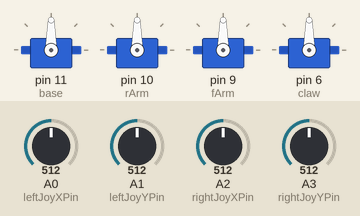
Recording of a sketch running on a simulated Arduino Uno, built with avr-gcc and run on an emulated ATmega328P. Parts: 4 × servo. The test bench sets the inputs (shaded band); at power-on: A0 (leftJoyXPin) = 512, A2 (rightJoyXPin) = 512, A1 (leftJoyYPin) = 512, A3 (rightJoyYPin) = 512. What the sketch prints to the serial monitor is not drawn.

Above: at 2.3 s.
2.4 s: A0 (leftJoyXPin) set to 556
3.9 s: A0 (leftJoyXPin) set to 591
At 4.37 s:
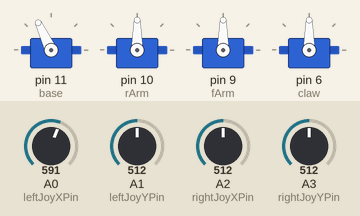
At 6.6 s:
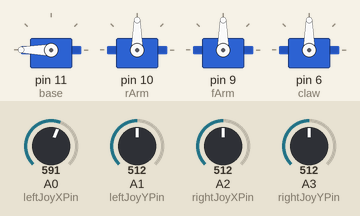
6.9 s: A2 (rightJoyXPin) set to 564
8.4 s: A2 (rightJoyXPin) set to 581
At 9.4 s:
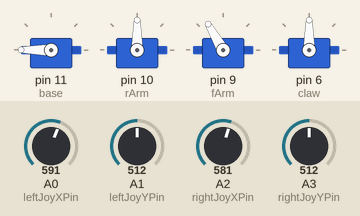
10.4 s: A1 (leftJoyYPin) set to 464
11.9 s: A1 (leftJoyYPin) set to 443
At 13.8 s:
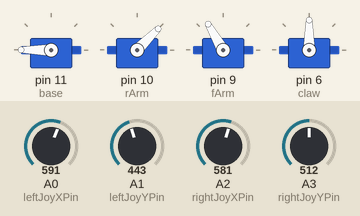
Timing chart, 0 to 15.2 s (numbered marks = the images above; inputs shaded):
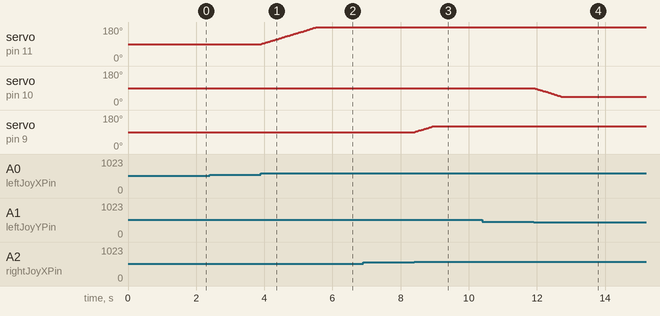

The sketch:

task1_basic.ino
```cpp
/*
  任务一：机械臂基础控制 + 串口通信 + 摇杆操控
  机器人学院十二期二面考核 - 算法方向

  基于太极创客 MeArm 教程风格

  指令列表：
    b + 数字  → 底座转到指定角度   例如: b90
    r + 数字  → 大臂转到指定角度   例如: r45
    f + 数字  → 小臂转到指定角度   例如: f120
    c + 数字  → 夹爪转到指定角度   例如: c30
    o         → 输出所有舵机当前角度
    h         → 加速（减小DSD）
    l         → 减速（增大DSD）

  双摇杆控制：
    左摇杆左右 → 底座旋转
    左摇杆前后 → 大臂抬落
    右摇杆左右 → 小臂伸缩
    右摇杆前后 → 夹爪开合
*/

#include <Servo.h>  // 使用Servo库

Servo base, rArm, fArm, claw;  // 创建4个舵机对象

// 存储电机极限值（const指定该数值为常量，程序运行中不能改变）
const int baseMin = 0;
const int baseMax = 180;
const int rArmMin = 45;
const int rArmMax = 180;
const int fArmMin = 35;
const int fArmMax = 120;
const int clawMin = 25;
const int clawMax = 100;

// 当前各舵机角度
int basePos = 90;
int rArmPos = 90;
int fArmPos = 90;
int clawPos = 90;

int DSD = 15;  // Default Servo Delay（默认电机运动延迟时间）
               // 增大此数值降低电机运行速度

// 左摇杆引脚
const int leftJoyXPin  = A0;  // 左摇杆X轴（左右 → 底座旋转）
const int leftJoyYPin  = A1;  // 左摇杆Y轴（前后 → 大臂抬落）

// 右摇杆引脚
const int rightJoyXPin = A2;  // 右摇杆X轴（左右 → 小臂伸缩）
const int rightJoyYPin = A3;  // 右摇杆Y轴（前后 → 夹爪开合）

// 摇杆死区
const int joyDeadZone = 60;

void setup() {
  base.attach(11);   // base 舵机连接引脚11，舵机代号 'b'
  delay(200);        // 稳定性等待
  rArm.attach(10);   // rArm 舵机连接引脚10，舵机代号 'r'
  delay(200);
  fArm.attach(9);    // fArm 舵机连接引脚9，舵机代号 'f'
  delay(200);
  claw.attach(6);    // claw 舵机连接引脚6，舵机代号 'c'
  delay(200);

  // 初始化角度
  base.write(90);
  delay(10);
  fArm.write(90);
  delay(10);
  rArm.write(90);
  delay(10);
  claw.write(90);
  delay(10);

  Serial.begin(9600);
  Serial.println("============================");
  Serial.println("   MeArm 任务一 - 基础控制");
  Serial.println("============================");
  Serial.println("指令：");
  Serial.println("  b + 数字 → 底座角度");
  Serial.println("  r + 数字 → 大臂角度");
  Serial.println("  f + 数字 → 小臂角度");
  Serial.println("  c + 数字 → 夹爪角度");
  Serial.println("  o        → 查看状态");
  Serial.println("  h        → 加速");
  Serial.println("  l        → 减速");
  Serial.println("============================");
}

void loop() {
  // 处理串口指令
  if (Serial.available() > 0) {
    char serialCmd = Serial.read();
    armDataCmd(serialCmd);
  }

  // 摇杆控制
  joystickControl();
}

// ============================================================
// 解析串口指令
// ============================================================
void armDataCmd(char serialCmd) {
  // 如果是 b/c/f/r，说明后面跟着角度数字
  if (serialCmd == 'b' || serialCmd == 'c' || serialCmd == 'f' || serialCmd == 'r') {
    int servoData = Serial.parseInt();
    servoCmd(serialCmd, servoData, DSD);  // 调用舵机移动函数
  }
  // 其他单字符指令
  else {
    switch (serialCmd) {
      case 'o':  // 输出舵机状态信息
        reportStatus();
        break;

      case 'h':  // 加速（减小延时）
        if (DSD > 1) {
          DSD--;
        }
        Serial.print("Speed up. DSD = ");
        Serial.println(DSD);
        break;

      case 'l':  // 减速（增大延时）
        if (DSD < 50) {
          DSD++;
        }
        Serial.print("Speed down. DSD = ");
        Serial.println(DSD);
        break;

      default:  // 未知指令
        Serial.println("Unknown Command.");
        break;
    }
  }
}

// ============================================================
// 单个舵机平滑移动
// 参数：舵机名称，目标角度，每步延时(ms)
// ============================================================
void servoCmd(char servoName, int toPos, int servoDelay) {
  int fromPos;  // 当前角度

  // 串口输出确认信息
  Serial.println("");
  Serial.print("+Command: Servo ");
  Serial.print(servoName);
  Serial.print(" to ");
  Serial.print(toPos);
  Serial.print(" at servoDelay value ");
  Serial.print(servoDelay);
  Serial.println(".");
  Serial.println("");

  switch (servoName) {
    // ====== 底座 base ======
    case 'b':
      if (toPos >= baseMin && toPos <= baseMax) {
        fromPos = base.read();

        if (fromPos <= toPos) {
          for (int i = fromPos; i <= toPos; i++) {
            base.write(i);
            delay(servoDelay);
          }
        } else {
          for (int i = fromPos; i >= toPos; i--) {
            base.write(i);
            delay(servoDelay);
          }
        }
        basePos = toPos;  // 更新当前角度记录
      } else {
        Serial.println("+Warning: Base Servo Value Out Of Limit!");
      }
      break;

    // ====== 大臂 rArm ======
    case 'r':
      if (toPos >= rArmMin && toPos <= rArmMax) {
        fromPos = rArm.read();

        if (fromPos <= toPos) {
          for (int i = fromPos; i <= toPos; i++) {
            rArm.write(i);
            delay(servoDelay);
          }
        } else {
          for (int i = fromPos; i >= toPos; i--) {
            rArm.write(i);
            delay(servoDelay);
          }
        }
        rArmPos = toPos;
      } else {
        Serial.println("+Warning: rArm Servo Value Out Of Limit!");
      }
      break;

    // ====== 小臂 fArm ======
    case 'f':
      if (toPos >= fArmMin && toPos <= fArmMax) {
        fromPos = fArm.read();

        if (fromPos <= toPos) {
          for (int i = fromPos; i <= toPos; i++) {
            fArm.write(i);
            delay(servoDelay);
          }
        } else {
          for (int i = fromPos; i >= toPos; i--) {
            fArm.write(i);
            delay(servoDelay);
          }
        }
        fArmPos = toPos;
      } else {
        Serial.println("+Warning: fArm Servo Value Out Of Limit!");
      }
      break;

    // ====== 夹爪 claw ======
    case 'c':
      if (toPos >= clawMin && toPos <= clawMax) {
        fromPos = claw.read();

        if (fromPos <= toPos) {
          for (int i = fromPos; i <= toPos; i++) {
            claw.write(i);
            delay(servoDelay);
          }
        } else {
          for (int i = fromPos; i >= toPos; i--) {
            claw.write(i);
            delay(servoDelay);
          }
        }
        clawPos = toPos;
      } else {
        Serial.println("+Warning: Claw Servo Value Out Of Limit!");
      }
      break;

    default:
      Serial.println("+Warning: Unknown servo name!");
      break;
  }
}

// ============================================================
// 输出舵机状态信息
// ============================================================
void reportStatus() {
  Serial.println("");
  Serial.println("--- Robot Arm Status ---");
  Serial.print("Base: ");  Serial.print(base.read());  Serial.print("°  (");
  Serial.print(baseMin);  Serial.print("-");  Serial.print(baseMax);  Serial.println(")");

  Serial.print("rArm: ");  Serial.print(rArm.read());  Serial.print("°  (");
  Serial.print(rArmMin);  Serial.print("-");  Serial.print(rArmMax);  Serial.println(")");

  Serial.print("fArm: ");  Serial.print(fArm.read());  Serial.print("°  (");
  Serial.print(fArmMin);  Serial.print("-");  Serial.print(fArmMax);  Serial.println(")");

  Serial.print("Claw: ");  Serial.print(claw.read());  Serial.print("°  (");
  Serial.print(clawMin);  Serial.print("-");  Serial.print(clawMax);  Serial.println(")");

  Serial.print("Speed (DSD): ");  Serial.println(DSD);
  Serial.println("-------------------------");
  Serial.println("");
}

// ============================================================
// 双摇杆控制（太极创客风格 - 自定义函数 + 阻塞式平滑移动）
//   左摇杆左右 → 底座旋转
//   左摇杆前后 → 大臂抬落
//   右摇杆左右 → 小臂伸缩
//   右摇杆前后 → 夹爪开合
// ============================================================
void joystickControl() {
  int leftJoyX  = analogRead(leftJoyXPin);   // 左摇杆X值
  int leftJoyY  = analogRead(leftJoyYPin);   // 左摇杆Y值
  int rightJoyX = analogRead(rightJoyXPin);  // 右摇杆X值
  int rightJoyY = analogRead(rightJoyYPin);  // 右摇杆Y值

  // 左摇杆左右 → 底座
  joyBaseControl(leftJoyX);

  // 左摇杆前后 → 大臂
  joyRArmControl(leftJoyY);

  // 右摇杆左右 → 小臂
  joyFArmControl(rightJoyX);

  // 右摇杆前后 → 夹爪
  joyClawControl(rightJoyY);
}

// ============================================================
// 左摇杆左右控制底座旋转
// ============================================================
void joyBaseControl(int joyVal) {
  int center = 512;
  int step = 5;  // 每次移动的角度

  if (joyVal - center > joyDeadZone) {
    // 摇杆向右 → 底座角度增加
    int target = basePos + step;
    if (target > baseMax) target = baseMax;
    if (target != basePos) {
      servoCmd('b', target, DSD);
    }
  }
  else if (center - joyVal > joyDeadZone) {
    // 摇杆向左 → 底座角度减小
    int target = basePos - step;
    if (target < baseMin) target = baseMin;
    if (target != basePos) {
      servoCmd('b', target, DSD);
    }
  }
}

// ============================================================
// 左摇杆前后控制大臂抬落
// ============================================================
void joyRArmControl(int joyVal) {
  int center = 512;
  int step = 5;

  if (joyVal - center > joyDeadZone) {
    // 摇杆向后 → 大臂抬起（角度增大）
    int target = rArmPos + step;
    if (target > rArmMax) target = rArmMax;
    if (target != rArmPos) {
      servoCmd('r', target, DSD);
    }
  }
  else if (center - joyVal > joyDeadZone) {
    // 摇杆向前 → 大臂落下（角度减小）
    int target = rArmPos - step;
    if (target < rArmMin) target = rArmMin;
    if (target != rArmPos) {
      servoCmd('r', target, DSD);
    }
  }
}

// ============================================================
// 右摇杆左右控制小臂伸缩
// ============================================================
void joyFArmControl(int joyVal) {
  int center = 512;
  int step = 5;

  if (joyVal - center > joyDeadZone) {
    // 摇杆向右 → 小臂伸出（角度增大）
    int target = fArmPos + step;
    if (target > fArmMax) target = fArmMax;
    if (target != fArmPos) {
      servoCmd('f', target, DSD);
    }
  }
  else if (center - joyVal > joyDeadZone) {
    // 摇杆向左 → 小臂收回（角度减小）
    int target = fArmPos - step;
    if (target < fArmMin) target = fArmMin;
    if (target != fArmPos) {
      servoCmd('f', target, DSD);
    }
  }
}

// ============================================================
// 右摇杆前后控制夹爪开合
// ============================================================
void joyClawControl(int joyVal) {
  int center = 512;
  int step = 8;  // 夹爪动快一点

  if (joyVal - center > joyDeadZone) {
    // 摇杆向后 → 夹爪闭合（角度增大）
    int target = clawPos + step;
    if (target > clawMax) target = clawMax;
    if (target != clawPos) {
      servoCmd('c', target, DSD);
    }
  }
  else if (center - joyVal > joyDeadZone) {
    // 摇杆向前 → 夹爪张开（角度减小）
    int target = clawPos - step;
    if (target < clawMin) target = clawMin;
    if (target != clawPos) {
      servoCmd('c', target, DSD);
    }
  }
}
```

Measured:
- the behaviour switches between 572 and 573 on A0 (leftJoyXPin) (found by bisection; images 0 and 1)
- the behaviour switches between 572 and 573 on A2 (rightJoyXPin) (found by bisection; images 2 and 3)
- the behaviour switches between 452 and 451 on A1 (leftJoyYPin) (found by bisection; images 3 and 4)
- after the input at 2.4 s, every drawn part: stays the same
- after the input at 3.9 s, servo on pin 11 (base): moves from 90° to 180° over 1.6 s, starting at once
- after the input at 6.9 s, every drawn part: stays the same
- after the input at 8.4 s, servo on pin 9 (fArm): moves from 90° to 120° over 0.52 s, starting at once
- after the input at 10.4 s, every drawn part: stays the same
- after the input at 11.9 s, servo on pin 10 (rArm): moves from 90° to 45° over 0.79 s, starting at once
